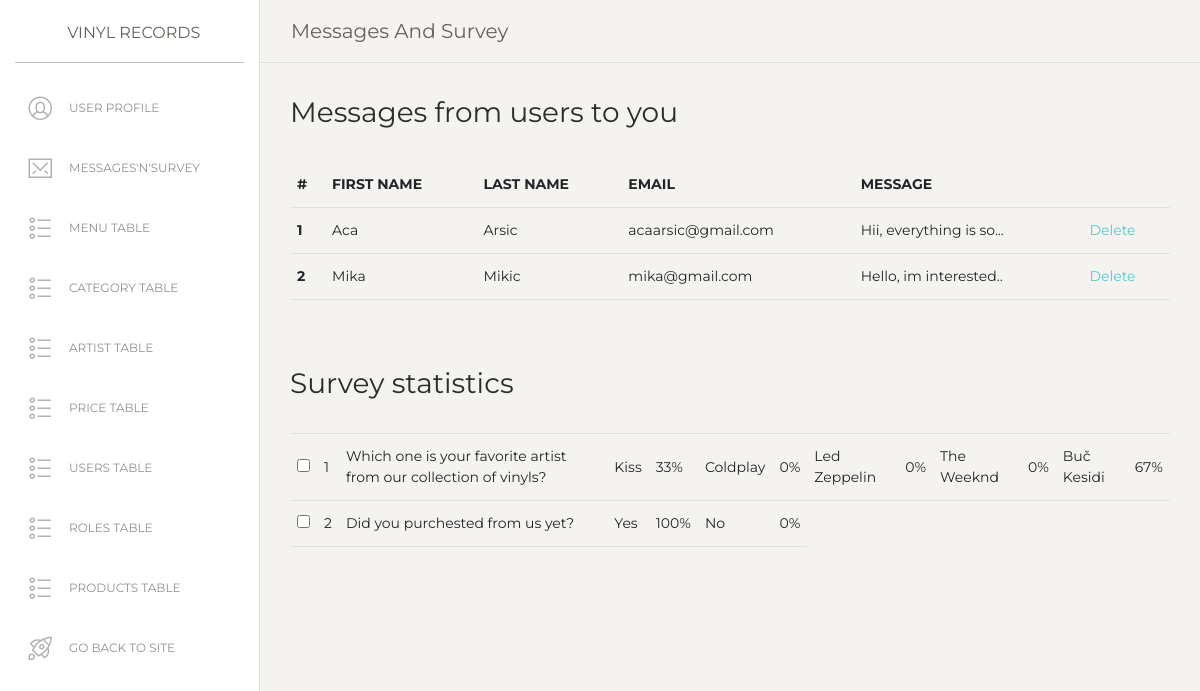
Screenshot of /assets/messagesSurvey.php (signed in) with the database file from the repository.
### tables this page shows
CREATE TABLE `msguser` (
  `id_msg` int(255) NOT NULL,
  `message_user` text NOT NULL,
  `id_user` int(255) NOT NULL,
  `message_time` timestamp NOT NULL DEFAULT current_timestamp()
);

CREATE TABLE `user` (
  `id_user` int(255) NOT NULL,
  `name_user` varchar(100) NOT NULL,
  `lastname_user` varchar(100) NOT NULL,
  `email_user` varchar(100) NOT NULL,
  `password_user` varchar(35) NOT NULL,
  `id_roles` int(255) NOT NULL,
  `time_register` timestamp NOT NULL DEFAULT current_timestamp()
);

CREATE TABLE `survey` (
  `idSurvey` int(10) NOT NULL,
  `question` varchar(255) NOT NULL,
  `activ` tinyint(1) NOT NULL
);

CREATE TABLE `answersurvey` (
  `idAnswer` int(10) NOT NULL,
  `idSurvey` int(10) NOT NULL,
  `answer` varchar(50) NOT NULL
);

### assets/modals/functions.php (called while the page is built, shortened)
<?php
    include "connection.php";
    function getAllFromTabel($nameTabel){
        global $conn;
        try{
            $query="SELECT * FROM $nameTabel";
            $result=$conn->query($query)->fetchAll();
            return $result;
        }
        catch(PDOException $e){
            $message="Server error";
        }
    }
    function messagesReturn(){
        global $conn;
        try{
            $query="SELECT * FROM msguser m INNER JOIN user u ON m.id_user=u.id_user";
            $result=$conn->query($query)->fetchAll();
            return $result;
        }
        catch(PDOException $e){
            $message="Server error";
        }
    }
    function catchAnswer($id){
        global $conn;
        try{
            $query="SELECT a.* FROM survey s INNER JOIN answersurvey a ON s.idSurvey=a.idSurvey WHERE s.idSurvey=:id";
            $send=$conn->prepare($query);
            $send->bindParam(":id", $id);
            $result=$send->execute();
            $result=$send->fetchAll();
            return $result;
        }
        catch(PDOException $e){
            $message="Server error";
        }
    }
    function countAll($id){
        global $conn;
        try{
            $idS=catchSurvey($id);
            $idS=$idS->idSurvey;
            $countAllS=countAllS($idS);
            $countAlls=$countAllS->surv;
            $query="SELECT ROUND((SELECT COUNT(v.id_answer) FROM votesurvey v INNER JOIN
            answersurvey a ON v.id_answer=a.idAnswer WHERE v.id_answer=:id)/:countAlls*100)
            as numb";
            $send=$conn->prepare($query);
            $send->bindParam(":id", $id);
            $send->bindParam(":countAlls", $countAlls);
            $result=$send->execute();
            $result=$send->fetch();
            return $result;
        }
        catch(PDOException $e){
            echo $e->getMessage();
            $message="Server error";
        }
    }
    function catchSurvey($id){
        global $conn;
        try{
            $query="SELECT s.idSurvey FROM survey s INNER JOIN answersurvey a ON s.idSurvey=a.idSurvey WHERE a.idAnswer=:id";
            $send=$conn->prepare($query);
            $send->bindParam(":id", $id);
            $result=$send->execute();
            $result=$send->fetch();
            return $result;
        }
        catch(PDOException $e){
            echo $e->getMessage();
            $message="Server error";
        }
    }
    function countAllS($idS){
        global $conn;
        try{
            $query="SELECT COUNT(v.id_answer) as surv FROM survey s INNER JOIN answersurvey a ON s.idSurvey=a.idSurvey INNER JOIN votesurvey v ON v.id_answer=a.idAnswer WHERE s.idSurvey=:id";
            $send=$conn->prepare($query);
            $send->bindParam(":id", $idS);
            $result=$send->execute();
            $result=$send->fetch();
            return $result;
        }
        catch(PDOException $e){
            echo $e->getMessage();
            $message="Server error";
        }
    }
?>

### assets/messagesSurvey.php (the view, shortened to what this page needs)
<?php
      if(!isset($_SESSION['user'])){
    header("location: modals/404Page.php?notFound");
  }
  else if($_SESSION['idRole']!=1){
    header("location: modals/404Page.php?notFound");
  }
   else{
  include "pages/headAdmin.php";
  include "pages/headerAdmin.php";
  include "modals/functions.php";
  $messages=messagesReturn();
  $questions=getAllFromTabel("survey");
?>
    <div class="main-panel" style="height: 100vh;">
      <nav class="navbar navbar-expand-lg navbar-absolute fixed-top navbar-transparent">
        <div class="container-fluid">
          <div class="navbar-wrapper">
            <a class="navbar-brand" href="adminPanel.php">Messages and Survey</a>
          </div>
        </div>
      </nav>
      <div class="content">
        <div class="row">
          <div class="col-md-12">
            <h3>Messages from users to you</h3>
          <div id="messages">
            <table class="table">
              <thead>
                <tr>
                  <th scope="col">#</th>
                  <th scope="col">First Name</th>
                  <th scope="col">Last Name</th>
                  <th scope="col">Email</th>
                  <th scope="col">Message</th>
                </tr>
              </thead>
              <tbody>
              <?php
                $rb=1;
                foreach($messages as $message):
              ?>
                <tr>
                  <th scope="row"><?=$rb?></th>
                  <td><?=$message->name_user?></td>
                  <td><?=$message->lastname_user?></td>
                  <td><?=$message->email_user?></td>
                  <td><?=$message->message_user?></td>
                  <td><a href="#" data-id="<?=$message->id_msg?>" class="idDelete">Delete</a></td>
                </tr>
              <?php
                $rb++;
                endforeach;
              ?>
                </tbody>
            </table>
           </div>
          </div>
        </div>
      <div class="row">
      <div class="col-md-12 mt-5">
      <table class="table">
            <h3>Survey statistics</h3>
              <tbody>
                <?php
                $rb=1;
                  foreach($questions as $q):
                  $catchAnswer=catchAnswer($q->idSurvey);
                ?>
                  <tr>
                  <td><input type="checkbox" class="activ" id="chb<?=$q->idSurvey?>" value="<?=$q->idSurvey?>"></td><td><?=$rb?></td>
                  <td><?=$q->question?></td>
                  <?php
                      foreach($catchAnswer as $c):
                      $countAll=countAll($c->idAnswer);
                  ?>
                    <td><?=$c->answer?></td>
                    <?php
                      if($countAll==false){
                        echo "<td>0%</td>";
                      }
                      else{
                        echo "<td>".$countAll->numb."%</td>";
                      }
                      ?>
                  <?php
                    endforeach;
                  ?>
                </tr>
                <?php
                $rb++;
                  endforeach;
                ?>
              </tbody>
      </table>
		  </div>
      </div>
      </div>
    </div>
  </div>
<?php
  }
  include "pages/footerAdmin.php";
?>

### rows the page displays
msguser: id_user.name_user "Aca", id_user.lastname_user "Arsic", id_user.email_user "acaarsic@gmail.com", message_user "Hii, everything is so..."
msguser: id_user.name_user "Mika", id_user.lastname_user "Mikic", id_user.email_user "mika@gmail.com", message_user "Hello, im interested.."
survey: question "Which one is your favorite artist from our collection of vinyls?"
answersurvey: answer "Kiss", numb "33"
answersurvey: answer "Coldplay", numb "0"
answersurvey: answer "Led Zeppelin", numb "0"
answersurvey: answer "The Weeknd", numb "0"
answersurvey: answer "Buč Kesidi", numb "67"
survey: question "Did you purchested from us yet?"
answersurvey: answer "Yes", numb "100"
answersurvey: answer "No", numb "0"
